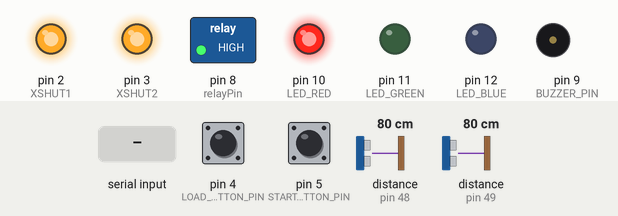
Recording of a sketch running on a simulated Arduino Uno, built with avr-gcc and run on an emulated ATmega328P. Parts: switched loads named in the sketch (green lamp = pin HIGH), output pins drawn as LEDs (lit = HIGH), buzzer (waves = sounding). The test bench sets the inputs (shaded band); at power-on: pin 4 (LOAD_BUTTON_PIN) HIGH, pin 5 (START_BUTTON_PIN) HIGH, distance to the obstacle (sensors on pin 48, pin 49) 80 cm. What the sketch prints to the serial monitor is not drawn.

Above: at 1.4 s.
1.5 s: pin 4 (LOAD_BUTTON_PIN) pulled LOW for 0.15 s
At 2.1 s:
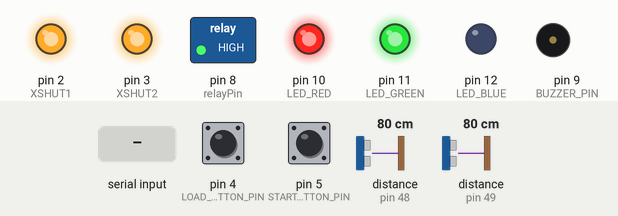
3.1 s: pin 5 (START_BUTTON_PIN) pulled LOW for 0.15 s
At 4.5 s:
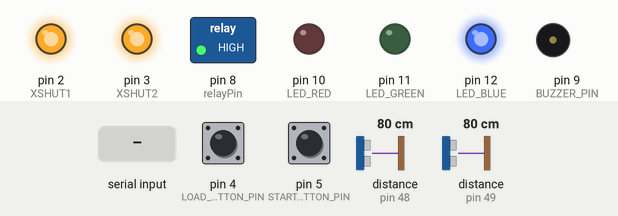
4.8 s: "L" received over Serial
At 6.0 s:
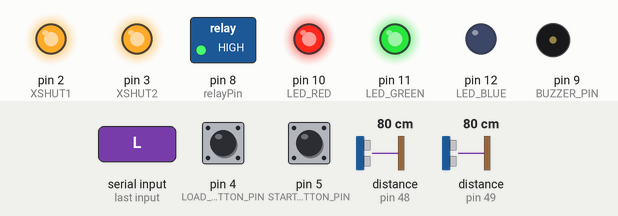
6.3 s: distance to the obstacle (sensor on pin 48) set to 2 cm
7.8 s: distance to the obstacle (sensor on pin 49) set to 16 cm
9.3 s: distance to the obstacle (sensor on pin 49) set to 13 cm
At 12.1 s:
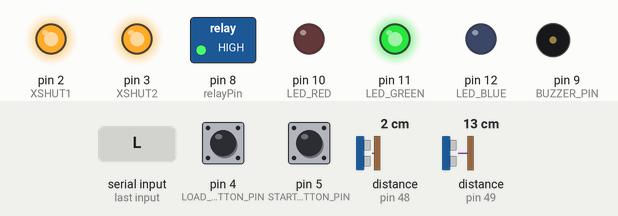
Timing chart, 0 to 13.3 s (numbered marks = the images above; inputs shaded):
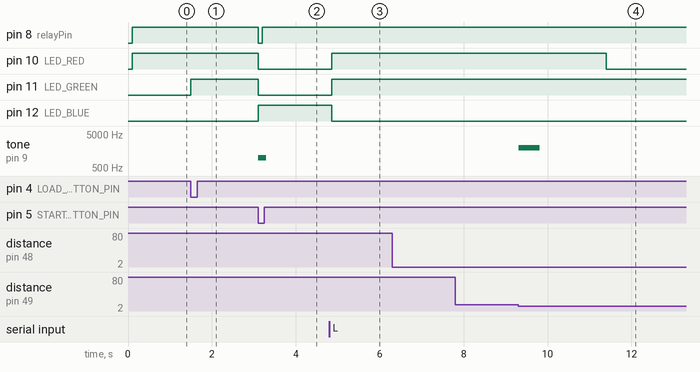

The sketch:

timer.ino
```cpp
/*
--- CO₂ Car Race Timer Version 0.4.2 - 06 April 2025 ---
This system uses two VL53L0X distance sensors to time a CO₂-powered car race.
It measures the time taken for each car to cross the sensor line and declares the winner based on the fastest time.

Features:
- Two distance sensors (VL53L0X) track the progress of two cars.
- Relay control to simulate the CO₂ firing mechanism.
- Serial communication to start the race and display results.
- Supports multiple races by resetting after each one.
- LED indicator to show current race state (waiting, ready, racing, finished).
- Buzzer feedback at race start and finish for audible cues.
- Debounced physical buttons for car load and race start.

Instructions:
1. Connect the VL53L0X sensors and CO₂ relay to the specified pins.
2. Open the Serial Monitor and send 'S' to start the race.
3. The sensors will detect the cars as they pass, and the times will be displayed.
4. After each race, the system resets and is ready for a new race.

Hardware:
- Two VL53L0X distance sensors.
- Relay connected to fire CO₂ for the race.
- Buzzer for audible feedback on race events.
- Uses I2C communication to interact with sensors.
*/


#include <Wire.h>
#include <VL53L0X.h>

VL53L0X sensor1;
VL53L0X sensor2;

#define DEBUG false
#define LOAD_BUTTON_PIN 4
#define START_BUTTON_PIN 5
#define XSHUT1 2
#define XSHUT2 3
#define relayPin 8
#define BUZZER_PIN 9

const int LED_RED = 10;
const int LED_GREEN = 11;
const int LED_BLUE = 12;

unsigned long startTime;
bool raceStarted = false;
bool car1Finished = false;
bool car2Finished = false;
unsigned long car1Time = 0;
unsigned long car2Time = 0;
bool loadButtonPressed = false;
bool loadButtonLastState = HIGH;
bool carsLoaded = false;
bool startButtonPressed = false;
bool startButtonLastState = HIGH;

void setup() {
    Serial.begin(9600);
    Serial.println("\n--- CO₂ Car Race Timer ---");
    Serial.println("Initializing system...");

    Wire.begin();
    delay(100);

    pinMode(LED_RED, OUTPUT);
    pinMode(LED_GREEN, OUTPUT);
    pinMode(LED_BLUE, OUTPUT);
    setLEDState("waiting");

    pinMode(relayPin, OUTPUT);
    digitalWrite(relayPin, HIGH);
    Serial.println("✔ Relay initialized (OFF)");

    pinMode(BUZZER_PIN, OUTPUT);
    digitalWrite(BUZZER_PIN, LOW);

    pinMode(XSHUT1, OUTPUT);
    pinMode(XSHUT2, OUTPUT);
    pinMode(LOAD_BUTTON_PIN, INPUT_PULLUP);
    pinMode(START_BUTTON_PIN, INPUT_PULLUP);

    digitalWrite(XSHUT1, LOW);
    digitalWrite(XSHUT2, LOW);
    delay(10);

    Serial.println("🔄 Starting VL53L0X sensors...");

    digitalWrite(XSHUT1, HIGH);
    delay(10);
    if (sensor1.init()) {
        sensor1.setAddress(0x30);
        Serial.println("✔ Sensor 1 initialized at 0x30.");
    } else {
        Serial.println("❌ ERROR: Sensor 1 not detected!");
        return;
    }

    digitalWrite(XSHUT2, HIGH);
    delay(10);
    if (sensor2.init()) {
        sensor2.setAddress(0x31);
        Serial.println("✔ Sensor 2 initialized at 0x31.");
    } else {
        Serial.println("❌ ERROR: Sensor 2 not detected!");
        return;
    }

    sensor1.startContinuous();
    sensor2.startContinuous();
    Serial.println("✔ Sensors are now active.");

    Serial.println("\n✅ System Ready!");
    Serial.println("Press 'L' via Serial or press the load button to load cars.");
}

void loop() {
    bool loadButtonState = digitalRead(LOAD_BUTTON_PIN);
    bool startButtonState = digitalRead(START_BUTTON_PIN);

    if (loadButtonState == LOW && loadButtonLastState == HIGH) {
        loadButtonPressed = true;
        if (!carsLoaded) {
            carsLoaded = true;
            setLEDState("ready");
            Serial.println("🚦 Cars loaded. Press 'S' to start the race.");
        }
    }
    loadButtonLastState = loadButtonState;

    if (startButtonState == LOW && startButtonLastState == HIGH) {
        startButtonPressed = true;
        if (carsLoaded && !raceStarted) {
            setLEDState("racing");
            startRace();
        } else if (!carsLoaded) {
            Serial.println("⚠ Please load the cars first by pressing 'L' or pressing the load button.");
        } else {
            Serial.println("⚠ Race already in progress!");
        }
    }
    startButtonLastState = startButtonState;

    if (Serial.available() > 0) {
        char command = Serial.read();
        Serial.print("📩 Received Serial Command: ");
        Serial.println(command);

        if (command == 'L') {
            if (!carsLoaded) {
                carsLoaded = true;
                setLEDState("ready");
                Serial.println("🚦 Cars loaded. Press 'S' to start the race.");
            } else {
                Serial.println("⚠ Cars are already loaded.");
            }
        }

        if (command == 'S' && carsLoaded) {
            if (!raceStarted) {
                setLEDState("racing");
                startRace();
            } else {
                Serial.println("⚠ Race already in progress! Wait for finish.");
            }
        } else if (command == 'S' && !carsLoaded) {
            Serial.println("⚠ Please load the cars first by pressing 'L' or pressing the load button.");
        }
    }

    if (raceStarted) {
        checkFinish();
    }
}

void startRace() {
    Serial.println("\n🚦 Race Starting...");
    Serial.println("🔹 Firing CO₂ Relay...");

    tone(BUZZER_PIN, 1000, 200);

    digitalWrite(relayPin, LOW);
    startTime = millis();
    raceStarted = true;
    car1Finished = false;
    car2Finished = false;
    delay(100);
    digitalWrite(relayPin, HIGH);
    Serial.println("✔ Relay deactivated");

    carsLoaded = false;
    Serial.println("🏎 Race in progress...");
}

void checkFinish() {
    int dist1 = sensor1.readRangeContinuousMillimeters();
    int dist2 = sensor2.readRangeContinuousMillimeters();

    if (dist1 == -1) {
        Serial.println("❌ Error reading from Sensor 1");
        return;
    }
    if (dist2 == -1) {
        Serial.println("❌ Error reading from Sensor 2");
        return;
    }

    if (DEBUG) {
        Serial.print("📏 Sensor Readings: C1 = ");
        Serial.print(dist1);
        Serial.print(" mm, C2 = ");
        Serial.print(dist2);
        Serial.println(" mm");
    }

    if (dist1 < 150 && !car1Finished) {
        car1Time = millis() - startTime;
        car1Finished = true;
        Serial.print("🏁 Car 1 Finished! Time: ");
        Serial.print(car1Time);
        Serial.println(" ms");
    }

    if (dist2 < 150 && !car2Finished) {
        car2Time = millis() - startTime;
        car2Time = (car2Time > 17) ? car2Time - 17 : 0;  // Subtract 17ms to account for sensor timing offset
        car2Finished = true;
        Serial.print("🏁 Car 2 Finished! Time: ");
        Serial.print(car2Time);
        Serial.println(" ms");
    }

    if (car1Finished && car2Finished) {
        declareWinner();
    }
}

void declareWinner() {
    Serial.println("\n🎉 Race Finished!");

    tone(BUZZER_PIN, 2000, 500);

    // Check for tie condition (within 1ms of each other)
    if (abs((long)(car1Time - car2Time)) <= 1) {
        Serial.println("🤝 It's a tie!");
    } else if (car1Time < car2Time) {
        Serial.println("🏆 Car 1 Wins!");
    } else {
        Serial.println("🏆 Car 2 Wins!");
    }

    Serial.print("📊 RESULT: C1=");
    Serial.print(car1Time);
    Serial.print("ms, C2=");
    Serial.print(car2Time);
    Serial.println("ms");

    Serial.println("\n🔄 Geting ready for next race...");
    delay(2000);
    setLEDState("finished");
    raceStarted = false;
    Serial.println("\nPress 'L' via Serial or press the load button to load cars.");
}

void setLEDState(String state) {
    if (state == "waiting") {
        digitalWrite(LED_RED, HIGH);
        digitalWrite(LED_GREEN, LOW);
        digitalWrite(LED_BLUE, LOW);
    } else if (state == "ready") {
        digitalWrite(LED_RED, HIGH);
        digitalWrite(LED_GREEN, HIGH);
        digitalWrite(LED_BLUE, LOW);
    } else if (state == "racing") {
        digitalWrite(LED_RED, LOW);
        digitalWrite(LED_GREEN, LOW);
        digitalWrite(LED_BLUE, HIGH);
    } else if (state == "finished") {
        digitalWrite(LED_RED, LOW);
        digitalWrite(LED_GREEN, HIGH);
        digitalWrite(LED_BLUE, LOW);
    } else {
        digitalWrite(LED_RED, LOW);
        digitalWrite(LED_GREEN, LOW);
        digitalWrite(LED_BLUE, LOW);
    }
}
```

Measured:
- the behaviour switches between 15 and 14 cm on distance to the obstacle (sensor on pin 49) (found by bisection; images 3 and 4)
- after the input at 1.5 s, pin 11 (LED_GREEN): LOW → HIGH at once
- after the input at 3.1 s, pin 8 (relayPin): HIGH → LOW at once, → HIGH 0.10 s later; pin 10 (LED_RED), pin 11 (LED_GREEN): HIGH → LOW at once; pin 12 (LED_BLUE): LOW → HIGH at once; tone on pin 9 (BUZZER_PIN): silent → 1000 Hz at once, → silent 0.20 s later
- after the input at 4.8 s, pin 10 (LED_RED), pin 11 (LED_GREEN): LOW → HIGH after 0.06 s; pin 12 (LED_BLUE): HIGH → LOW after 0.06 s
- after the input at 6.3 s, every drawn part: stays the same
- after the input at 7.8 s, every drawn part: stays the same
- after the input at 9.3 s, pin 10 (LED_RED): HIGH → LOW after 2.1 s; tone on pin 9 (BUZZER_PIN): silent → 2000 Hz at once, → silent 0.50 s later
